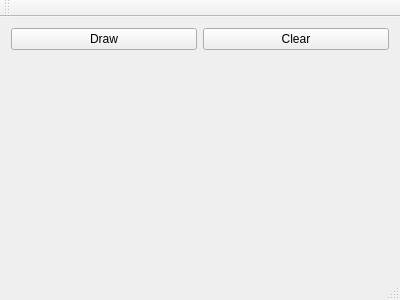
<?xml version="1.0" encoding="UTF-8"?>
<ui version="4.0">
 <class>MainWindow</class>
 <widget class="QMainWindow" name="MainWindow">
  <property name="geometry">
   <rect>
    <x>0</x>
    <y>0</y>
    <width>400</width>
    <height>300</height>
   </rect>
  </property>
  <property name="windowTitle">
   <string>MainWindow</string>
  </property>
  <widget class="QWidget" name="centralWidget">
   <layout class="QGridLayout" name="gridLayout">
    <item row="0" column="0">
     <widget class="QPushButton" name="drawButton">
      <property name="text">
       <string>Draw</string>
      </property>
     </widget>
    </item>
    <item row="0" column="1">
     <widget class="QPushButton" name="clearButton">
      <property name="text">
       <string>Clear</string>
      </property>
     </widget>
    </item>
    <item row="1" column="0" colspan="2">
     <widget class="DrawArea" name="drawArea" native="true"/>
    </item>
   </layout>
  </widget>
  <widget class="QMenuBar" name="menuBar">
   <property name="geometry">
    <rect>
     <x>0</x>
     <y>0</y>
     <width>400</width>
     <height>30</height>
    </rect>
   </property>
  </widget>
  <widget class="QToolBar" name="mainToolBar">
   <attribute name="toolBarArea">
    <enum>TopToolBarArea</enum>
   </attribute>
   <attribute name="toolBarBreak">
    <bool>false</bool>
   </attribute>
  </widget>
  <widget class="QStatusBar" name="statusBar"/>
 </widget>
 <layoutdefault spacing="6" margin="11"/>
 <customwidgets>
  <customwidget>
   <class>DrawArea</class>
   <extends>QWidget</extends>
   <header>drawarea.h</header>
   <container>1</container>
  </customwidget>
 </customwidgets>
 <resources/>
 <connections/>
</ui>
